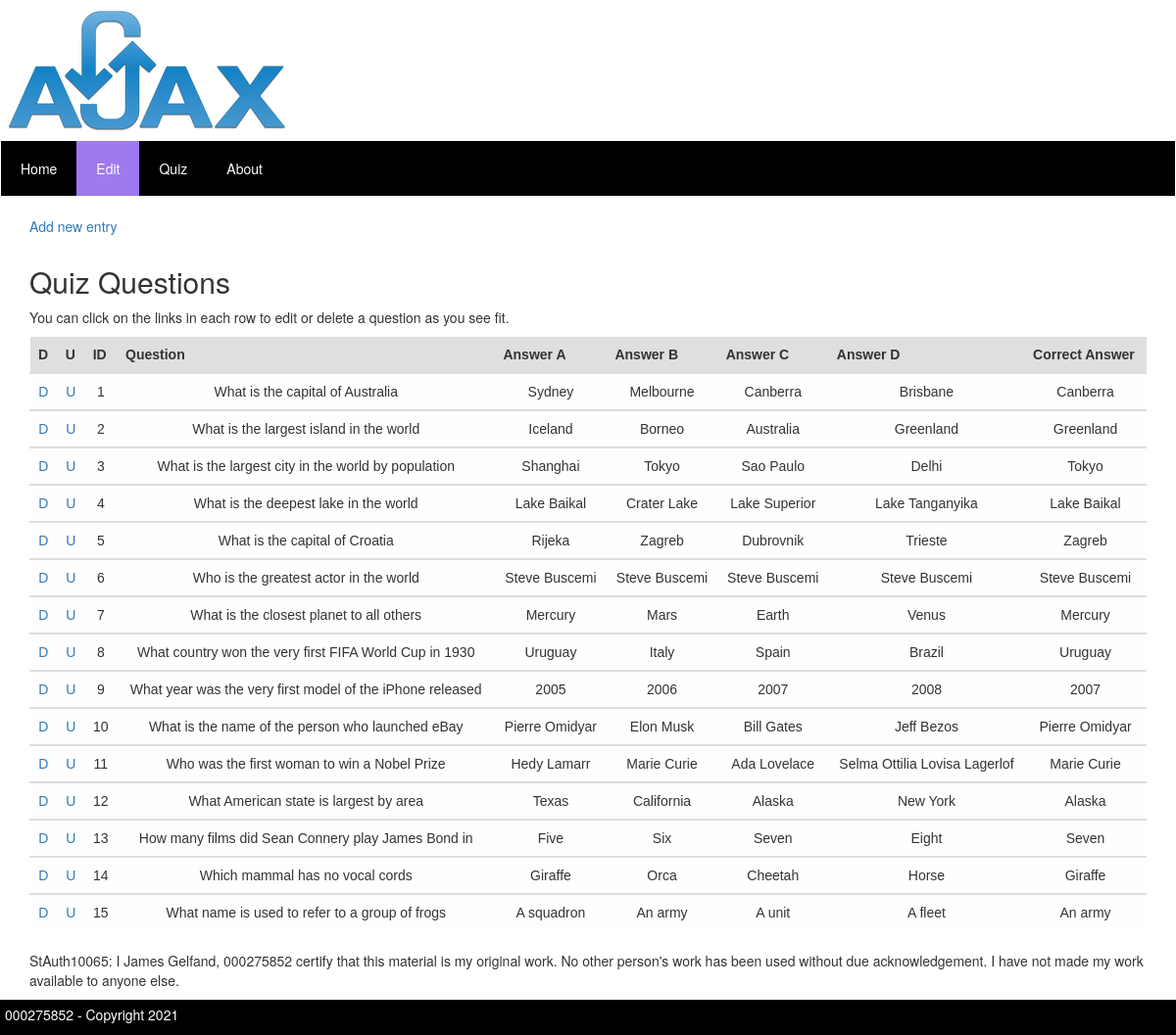
Page /index.php?/EditController on the committed database.
### tables this page shows
CREATE TABLE IF NOT EXISTS `quiz` (
  `id` int NOT NULL AUTO_INCREMENT,
  `question` varchar(140) NOT NULL,
  `answer_a` varchar(50) NOT NULL,
  `answer_b` varchar(50) NOT NULL,
  `answer_c` varchar(50) NOT NULL,
  `answer_d` varchar(50) NOT NULL,
  `correct_answer` varchar(50) NOT NULL,
  PRIMARY KEY (`id`)
);

### application/libraries/Template.php (called while the page is built)
<?php  if ( ! defined('BASEPATH')) exit('No direct script access allowed');
class Template
{
    function show($view, $args = NULL)
    {
        $CI =& get_instance();
        $CI->load->view('header',$args);
        $CI->load->view('navigation',$args);
        $CI->load->view($view, $args);
        $CI->load->view('footer',$args);
    }
}
?>

### application/controllers/EditController.php (called while the page is built, shortened)
<?php
class EditController extends CI_Controller {
  var $TPL;
  public function __construct()
  {
    $this->TPL['success'] = false;
    $this->TPL['error'] = false;
    $this->TPL['update'] = false;
    $this->TPL['newentry'] = false;
  }
  private function display()
  {
    $query = $this->db-> query("SELECT * FROM quiz ORDER BY id ASC;");
    $this->TPL['listing'] = $query->result_array();
    $this->template->show('edit_view', $this->TPL);
  }
  public function index()
  {
    $this->display();
  }
}
?>

### index.php (called while the page is built, shortened)
<?php
require_once BASEPATH.'core/CodeIgniter.php';

### application/helpers/asset_helper.php (called while the page is built)
<?php  if ( ! defined('BASEPATH')) exit('No direct script access allowed');
if (!function_exists('assetUrl'))
{
    function assetUrl()
    {
        $CI =& get_instance();
        return base_url() . $CI->config->item('assetsPath');
    }
}
?>

### application/views/edit_view.php (the view, shortened to what this page needs)
<html>
      <div class="container" id="formBlock">
         <?php if ($update) { ?>
            <?= form_open("EditController/updateentry/" . $entry['id']) ?>
            <?= form_fieldset("Update Entry"); ?>
               <h5>Question</h5>
               <input type="text" name="question" id="question" value="<?php echo $entry['question'] ?>" size="50" />
               <h5>First Answer</h5>
               <input type="text" name="answer_a" id="answer_a" value="<?php echo $entry['answer_a'] ?>" size="50" />
               <h5>Second Answer</h5>
               <input type="text" name="answer_b" id="answer_b" value="<?php echo $entry['answer_b'] ?>" size="50" />
               <h5>Third Answer</h5>
               <input type="text" name="answer_c" id="answer_c" value="<?php echo $entry['answer_c'] ?>" size="50" />
               <h5>Fourth Answer</h5>
               <input type="text" name="answer_d" id="answer_d" value="<?php echo $entry['answer_d'] ?>" size="50" />
               <h5>Correct Answer</h5>
               <input type="text" name="correct_answer" id="correct_answer" value="<?php echo $entry['correct_answer'] ?>" size="50" />
               <div><input type="submit" name="quizsubmit" id="quizsubmit" value="Submit" /></div>
            </form>
         <?php }
         else { ?>
         <p><a href="<?= base_url() ?>index.php?/EditController/addnew">Add new entry</a></p>
         <?php } ?>
      </div>
      <div class="container" id="questionBlock">
        <h2>Quiz Questions</h2>
        <p>You can click on the links in each row to edit or delete a question as you see fit.</p>
        <table class="table table-hover">
           <thead>
               <tr>
                  <th>D</th>
                  <th>U</th>
                  <th>ID</th>
                  <th>Question</th>
                  <th>Answer A</th>
                  <th>Answer B</th>
                  <th>Answer C</th>
                  <th>Answer D</th>
                  <th>Correct Answer</th>
               </tr>
            </thead>
         <?php foreach ($listing as $row) { ?>
            <tbody>
               <tr>
                  <td><a href="<?= base_url() ?>index.php?/EditController/delete/<?= $row['id']?>">D</a></td>
                  <td><a href="<?= base_url() ?>index.php?/EditController/update/<?= $row['id']?>">U</a></td>
                  <td><?= $row['id']?></td>
                  <td><?= $row['question']?></td>
                  <td><?= $row['answer_a']?></td>
                  <td><?= $row['answer_b']?></td>
                  <td><?= $row['answer_c']?></td>
                  <td><?= $row['answer_d']?></td>
                  <td><?= $row['correct_answer']?></td>
               </tr>
            </tbody>
         <?php } ?>
         </table>
      </div>
      <div class="container">
        <p>StAuth10065: I James Gelfand, 000275852 certify that this material is my original work. No other person's work has been used without due acknowledgement. I have not made my work available to anyone else.</p>
      </div>
</html>

### application/views/header.php (shortened to what this page needs)
<!DOCTYPE html>
<html lang="en">
<head>
    <link rel="stylesheet" href="https://maxcdn.bootstrapcdn.com/bootstrap/3.4.1/css/bootstrap.min.css">
    <link rel="stylesheet" type="text/css" href="<?= assetUrl(); ?>css/main.css">
</head>
    <body>
    <img src="<?= assetUrl() ?>/img/headerlogo.png">

### application/views/navigation.php
<nav class="navbar" id="navbar">
    <ul>
        <li class="<?php if($this->uri->uri_string() == 'Home') { echo 'active'; } ?>"><a href="<?= base_url(); ?>index.php?/Home">Home</a></li>
        <li class="<?php if($this->uri->uri_string() == 'EditController') { echo 'active'; } ?>"><a href="<?= base_url(); ?>index.php?/EditController">Edit</a></li>
        <li class="<?php if($this->uri->uri_string() == 'QuizController') { echo 'active'; } ?>"><a href="<?= base_url(); ?>index.php?/QuizController">Quiz</a></li>
        <li class="<?php if($this->uri->uri_string() == 'AboutController') { echo 'active'; } ?>"><a href="<?= base_url(); ?>index.php?/AboutController">About</a></li>
    </ul>
</nav>

### application/views/footer.php
<footer class="footer">
            <p>000275852 - Copyright 2021</p>
    </footer>
</body>
</html>

### assets/css/main.css (style rules this page uses)
ul { list-style-type: none; margin: 0; padding: 0; overflow: hidden; background-color:black; }
li { float: left; }
li a { display: block; color: white; text-align: center; padding: 18px 20px; text-decoration: none; }
.active { background-color: #9F79EE; }
.footer { background-color:black; color:white; padding: 5px 5px 1px 5px; }
table { color: #333; font-family: Helvetica, Arial, sans-serif; width: 1024px; border-collapse: collapse; border-spacing: 0; }
td, th { border: 1px solid transparent; height: 30px; transition: all 0.3s; }
th { background: #DFDFDF; font-weight: bold; }
td { background: #FAFAFA; text-align: center; }
tr:nth-child(odd) td { background: #FEFEFE; }

### rows in the picture
quiz: id "1", question "What is the capital of Australia", answer_a "Sydney", answer_b "Melbourne", answer_c "Canberra", answer_d "Brisbane", correct_answer "Canberra"
quiz: id "2", question "What is the largest island in the world", answer_a "Iceland", answer_b "Borneo", answer_c "Australia", answer_d "Greenland", correct_answer "Greenland"
quiz: id "3", question "What is the largest city in the world by population", answer_a "Shanghai", answer_b "Tokyo", answer_c "Sao Paulo", answer_d "Delhi", correct_answer "Tokyo"
quiz: id "4", question "What is the deepest lake in the world", answer_a "Lake Baikal", answer_b "Crater Lake", answer_c "Lake Superior", answer_d "Lake Tanganyika", correct_answer "Lake Baikal"
quiz: id "5", question "What is the capital of Croatia", answer_a "Rijeka", answer_b "Zagreb", answer_c "Dubrovnik", answer_d "Trieste", correct_answer "Zagreb"
quiz: id "6", question "Who is the greatest actor in the world", answer_a "Steve Buscemi", answer_b "Steve Buscemi", answer_c "Steve Buscemi", answer_d "Steve Buscemi", correct_answer "Steve Buscemi"
quiz: id "7", question "What is the closest planet to all others", answer_a "Mercury", answer_b "Mars", answer_c "Earth", answer_d "Venus", correct_answer "Mercury"
quiz: id "8", question "What country won the very first FIFA World Cup in 1930", answer_a "Uruguay", answer_b "Italy", answer_c "Spain", answer_d "Brazil", correct_answer "Uruguay"
quiz: id "9", question "What year was the very first model of the iPhone released", answer_a "2005", answer_b "2006", answer_c "2007", answer_d "2008", correct_answer "2007"
quiz: id "10", question "What is the name of the person who launched eBay", answer_a "Pierre Omidyar", answer_b "Elon Musk", answer_c "Bill Gates", answer_d "Jeff Bezos", correct_answer "Pierre Omidyar"
quiz: id "11", question "Who was the first woman to win a Nobel Prize", answer_a "Hedy Lamarr", answer_b "Marie Curie", answer_c "Ada Lovelace", answer_d "Selma Ottilia Lovisa Lagerlof", correct_answer "Marie Curie"
quiz: id "12", question "What American state is largest by area", answer_a "Texas", answer_b "California", answer_c "Alaska", answer_d "New York", correct_answer "Alaska"
quiz: id "13", question "How many films did Sean Connery play James Bond in", answer_a "Five", answer_b "Six", answer_c "Seven", answer_d "Eight", correct_answer "Seven"
quiz: id "14", question "Which mammal has no vocal cords", answer_a "Giraffe", answer_b "Orca", answer_c "Cheetah", answer_d "Horse", correct_answer "Giraffe"
quiz: id "15", question "What name is used to refer to a group of frogs", answer_a "A squadron", answer_b "An army", answer_c "A unit", answer_d "A fleet", correct_answer "An army"
